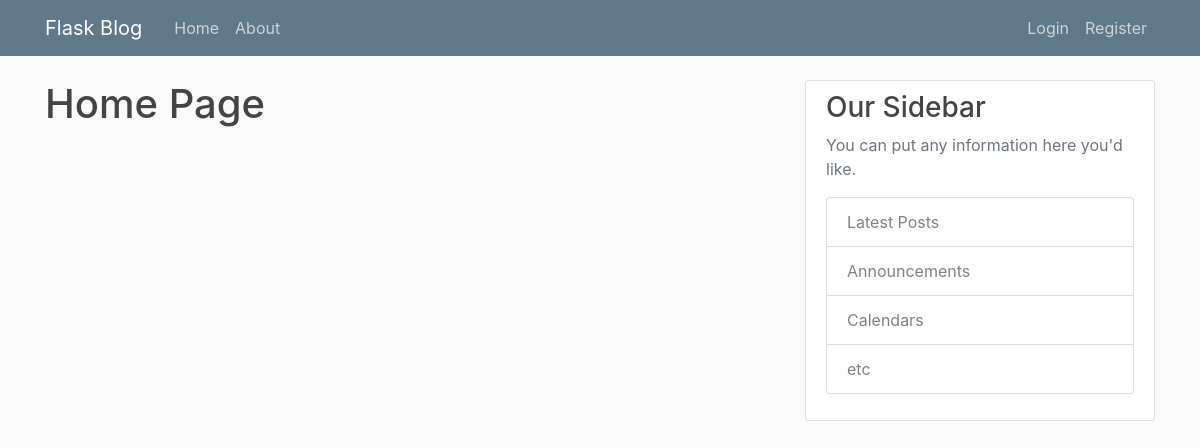
The app's page /home, older data.
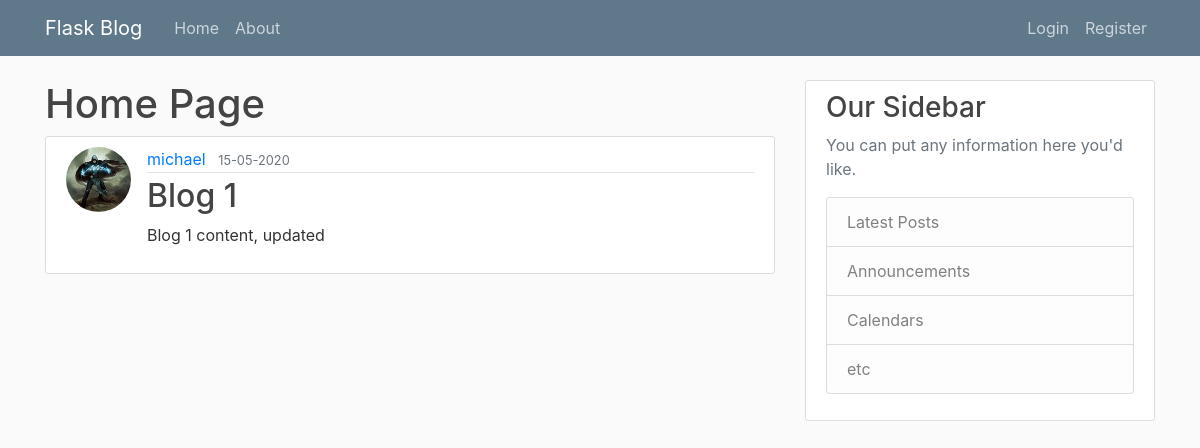
The same page, newer data.
### flaskblog/models.py (models this page shows, shortened)
class Post(db.Model):
    id = db.Column(db.Integer, primary_key=True)
    title = db.Column(db.String(100), nullable=False)
    date_posted = db.Column(db.DateTime, nullable=False, default=datetime.utcnow)
    content = db.Column(db.Text, nullable=False)
    user_id = db.Column(db.Integer, db.ForeignKey('user.id'), nullable=False)

class User(db.Model, UserMixin):
    id = db.Column(db.Integer, primary_key=True)
    username = db.Column(db.String(20), unique=True, nullable=False)
    email = db.Column(db.String(120), unique=True, nullable=False)
    image_file = db.Column(db.String(20), nullable=False, default='default.jpg')
    password = db.Column(db.String(60), nullable=False)
    posts = db.relationship('Post', backref='author', lazy=True)

### flaskblog/routes.py (the view)
@app.route("/")
@app.route("/home")
def home():
    page=request.args.get('page',1,type=int)
    posts = Post.query.order_by(Post.date_posted.desc()).paginate(per_page=5, page=page)
    return render_template('home.html', posts=posts)

### flaskblog/templates/home.html
{% extends "layout.html" %}
{% block content %}
    <h1>Home Page</h1>
    {% for post in posts %}
        <article class="media content-section">
          <img class="rounded-circle article-img" src="{{ url_for('static', filename='profile_pics/' + post.author.image_file) }}">
          <div class="media-body">
            <div class="article-metadata">
              <a class="mr-2" href="#">{{ post.author.username }}</a>
              <small class="text-muted">{{ post.date_posted.strftime('%d-%m-%Y') }}</small>
            </div>
            <h2><a class="article-title" href="{{ url_for('post', post_id=post.id )}}">{{ post.title }}</a></h2>
            <p class="article-content">{{ post.content }}</p>
          </div>
        </article>
    {% endfor %}
{% endblock content %}

Row changes from the older to the newer data that the page shows:
added Post: image_file (picture), author.username "michael", date_posted "15-05-2020", title "Blog 1", content "Blog 1 content, updated"
